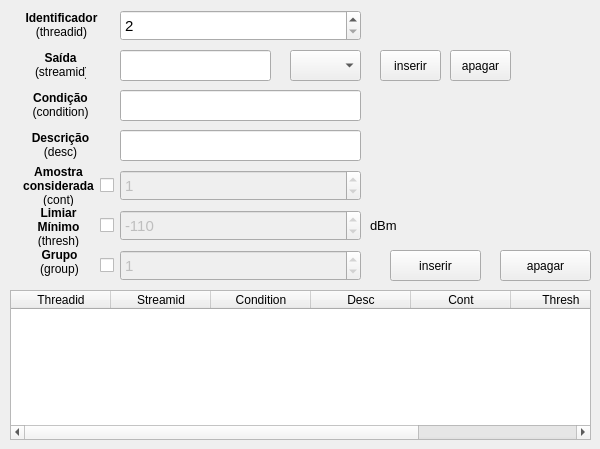
   <widget class="QWidget" name="tab_2">
    <attribute name="title">
     <string>Pico (peak)</string>
    </attribute>
    <widget class="QPushButton" name="peak_inserir_bt">
     <property name="geometry">
      <rect>
       <x>390</x>
       <y>250</y>
       <width>91</width>
       <height>31</height>
      </rect>
     </property>
     <property name="text">
      <string>inserir</string>
     </property>
    </widget>
    <widget class="QLabel" name="peak_streamid_label">
     <property name="geometry">
      <rect>
       <x>35</x>
       <y>50</y>
       <width>51</width>
       <height>31</height>
      </rect>
     </property>
     <property name="text">
      <string>&lt;html&gt;&lt;head/&gt;&lt;body&gt;&lt;p align=&quot;center&quot;&gt;&lt;span style=&quot; font-weight:600;&quot;&gt;Saída&lt;/span&gt;&lt;br/&gt;(streamid)&lt;/p&gt;&lt;/body&gt;&lt;/html&gt;</string>
     </property>
    </widget>
    <widget class="QLabel" name="peak_condition_label">
     <property name="geometry">
      <rect>
       <x>30</x>
       <y>90</y>
       <width>61</width>
       <height>31</height>
      </rect>
     </property>
     <property name="text">
      <string>&lt;html&gt;&lt;head/&gt;&lt;body&gt;&lt;p align=&quot;center&quot;&gt;&lt;span style=&quot; font-weight:600;&quot;&gt;Condição&lt;br/&gt;&lt;/span&gt;(condition)&lt;/p&gt;&lt;/body&gt;&lt;/html&gt;</string>
     </property>
    </widget>
    <widget class="QLineEdit" name="peak_condition_edit">
     <property name="geometry">
      <rect>
       <x>120</x>
       <y>90</y>
       <width>241</width>
       <height>31</height>
      </rect>
     </property>
     <property name="font">
      <font>
       <pointsize>11</pointsize>
      </font>
     </property>
    </widget>
    <widget class="QLineEdit" name="peak_desc_edit">
     <property name="geometry">
      <rect>
       <x>120</x>
       <y>130</y>
       <width>241</width>
       <height>31</height>
      </rect>
     </property>
     <property name="font">
      <font>
       <pointsize>11</pointsize>
      </font>
     </property>
    </widget>
    <widget class="QLabel" name="peak_desc_label">
     <property name="geometry">
      <rect>
       <x>25</x>
       <y>130</y>
       <width>71</width>
       <height>31</height>
      </rect>
     </property>
     <property name="text">
      <string>&lt;html&gt;&lt;head/&gt;&lt;body&gt;&lt;p align=&quot;center&quot;&gt;&lt;span style=&quot; font-weight:600;&quot;&gt;Descrição&lt;br/&gt;&lt;/span&gt;(desc)&lt;/p&gt;&lt;/body&gt;&lt;/html&gt;</string>
     </property>
    </widget>
    <widget class="QCheckBox" name="peak_cont_check">
     <property name="geometry">
      <rect>
       <x>100</x>
       <y>170</y>
       <width>20</width>
       <height>31</height>
      </rect>
     </property>
     <property name="text">
      <string/>
     </property>
    </widget>
    <widget class="QCheckBox" name="peak_thresh_check">
     <property name="geometry">
      <rect>
       <x>100</x>
       <y>210</y>
       <width>20</width>
       <height>31</height>
      </rect>
     </property>
     <property name="text">
      <string/>
     </property>
    </widget>
    <widget class="QCheckBox" name="peak_group_check">
     <property name="geometry">
      <rect>
       <x>100</x>
       <y>250</y>
       <width>20</width>
       <height>31</height>
      </rect>
     </property>
     <property name="text">
      <string/>
     </property>
    </widget>
    <widget class="QLabel" name="peak_cont_label">
     <property name="geometry">
      <rect>
       <x>13</x>
       <y>165</y>
       <width>91</width>
       <height>41</height>
      </rect>
     </property>
     <property name="text">
      <string>&lt;html&gt;&lt;head/&gt;&lt;body&gt;&lt;p align=&quot;center&quot;&gt;&lt;span style=&quot; font-weight:600;&quot;&gt;Amostra&lt;br/&gt;
 considerada&lt;/span&gt;&lt;br/&gt;(cont)&lt;/p&gt;&lt;/body&gt;&lt;/html&gt;</string>
     </property>
    </widget>
    <widget class="QLabel" name="peak_thresh_label">
     <property name="geometry">
      <rect>
       <x>35</x>
       <y>206</y>
       <width>47</width>
       <height>41</height>
      </rect>
     </property>
     <property name="text">
      <string>&lt;html&gt;&lt;head/&gt;&lt;body&gt;&lt;p align=&quot;center&quot;&gt;&lt;span style=&quot; font-weight:600;&quot;&gt;Limiar&lt;br/&gt;Mínimo&lt;br/&gt;&lt;/span&gt;(thresh)&lt;/p&gt;&lt;/body&gt;&lt;/html&gt;</string>
     </property>
    </widget>
    <widget class="QLabel" name="peak_group_label">
     <property name="geometry">
      <rect>
       <x>36</x>
       <y>247</y>
       <width>47</width>
       <height>31</height>
      </rect>
     </property>
     <property name="text">
      <string>&lt;html&gt;&lt;head/&gt;&lt;body&gt;&lt;p align=&quot;center&quot;&gt;&lt;span style=&quot; font-weight:600;&quot;&gt;Grupo&lt;br/&gt;&lt;/span&gt;(group)&lt;/p&gt;&lt;/body&gt;&lt;/html&gt;</string>
     </property>
    </widget>
    <widget class="QSpinBox" name="peak_threadid_sbox">
     <property name="geometry">
      <rect>
       <x>120</x>
       <y>10</y>
       <width>241</width>
       <height>31</height>
      </rect>
     </property>
     <property name="font">
      <font>
       <pointsize>11</pointsize>
      </font>
     </property>
     <property name="minimum">
      <number>2</number>
     </property>
     <property name="maximum">
      <number>6000</number>
     </property>
     <property name="singleStep">
      <number>1</number>
     </property>
     <property name="value">
      <number>2</number>
     </property>
    </widget>
    <widget class="QSpinBox" name="peak_cont_sbox">
     <property name="enabled">
      <bool>false</bool>
     </property>
     <property name="geometry">
      <rect>
       <x>120</x>
       <y>170</y>
       <width>241</width>
       <height>31</height>
      </rect>
     </property>
     <property name="font">
      <font>
       <pointsize>11</pointsize>
      </font>
     </property>
     <property name="minimum">
      <number>0</number>
     </property>
     <property name="maximum">
      <number>6000</number>
     </property>
     <property name="singleStep">
      <number>1</number>
     </property>
     <property name="value">
      <number>1</number>
     </property>
    </widget>
    <widget class="QSpinBox" name="peak_thresh_sbox">
     <property name="enabled">
      <bool>false</bool>
     </property>
     <property name="geometry">
      <rect>
       <x>120</x>
       <y>210</y>
       <width>241</width>
       <height>31</height>
      </rect>
     </property>
     <property name="font">
      <font>
       <pointsize>11</pointsize>
      </font>
     </property>
     <property name="minimum">
      <number>-6000</number>
     </property>
     <property name="maximum">
      <number>6000</number>
     </property>
     <property name="singleStep">
      <number>1</number>
     </property>
     <property name="value">
      <number>-110</number>
     </property>
    </widget>
    <widget class="QSpinBox" name="peak_group_sbox">
     <property name="enabled">
      <bool>false</bool>
     </property>
     <property name="geometry">
      <rect>
       <x>120</x>
       <y>250</y>
       <width>241</width>
       <height>31</height>
      </rect>
     </property>
     <property name="font">
      <font>
       <pointsize>11</pointsize>
      </font>
     </property>
     <property name="minimum">
      <number>0</number>
     </property>
     <property name="maximum">
      <number>6000</number>
     </property>
     <property name="singleStep">
      <number>1</number>
     </property>
     <property name="value">
      <number>1</number>
     </property>
    </widget>
    <widget class="QTableWidget" name="peak_table">
     <property name="geometry">
      <rect>
       <x>10</x>
       <y>290</y>
       <width>581</width>
       <height>150</height>
      </rect>
     </property>
     <column>
      <property name="text">
       <string>Threadid</string>
      </property>
     </column>
     <column>
      <property name="text">
       <string>Streamid</string>
      </property>
     </column>
     <column>
      <property name="text">
       <string>Condition</string>
      </property>
     </column>
     <column>
      <property name="text">
       <string>Desc</string>
      </property>
     </column>
     <column>
      <property name="text">
       <string>Cont</string>
      </property>
     </column>
     <column>
      <property name="text">
       <string>Thresh</string>
      </property>
     </column>
     <column>
      <property name="text">
       <string>Group</string>
      </property>
     </column>
    </widget>
    <widget class="QPushButton" name="peak_apagar_bt">
     <property name="geometry">
      <rect>
       <x>500</x>
       <y>250</y>
       <width>91</width>
       <height>31</height>
      </rect>
     </property>
     <property name="text">
      <string>apagar</string>
     </property>
    </widget>
    <widget class="QComboBox" name="peak_streamid_cbox">
     <property name="geometry">
      <rect>
       <x>290</x>
       <y>50</y>
       <width>71</width>
       <height>31</height>
      </rect>
     </property>
     <property name="font">
      <font>
       <pointsize>11</pointsize>
      </font>
     </property>
    </widget>
    <widget class="QPushButton" name="peak_apagar_streamid_bt">
     <property name="geometry">
      <rect>
       <x>450</x>
       <y>50</y>
       <width>61</width>
       <height>31</height>
      </rect>
     </property>
     <property name="text">
      <string>apagar</string>
     </property>
    </widget>
    <widget class="QPushButton" name="peak_inserir_streamid_bt">
     <property name="geometry">
      <rect>
       <x>380</x>
       <y>50</y>
       <width>61</width>
       <height>31</height>
      </rect>
     </property>
     <property name="text">
      <string>inserir</string>
     </property>
    </widget>
    <widget class="QLineEdit" name="peak_streamid_edit">
     <property name="enabled">
      <bool>true</bool>
     </property>
     <property name="geometry">
      <rect>
       <x>120</x>
       <y>50</y>
       <width>151</width>
       <height>31</height>
      </rect>
     </property>
     <property name="font">
      <font>
       <pointsize>11</pointsize>
      </font>
     </property>
     <property name="readOnly">
      <bool>true</bool>
     </property>
    </widget>
    <widget class="QLabel" name="peak_threadid_label">
     <property name="geometry">
      <rect>
       <x>21</x>
       <y>10</y>
       <width>81</width>
       <height>31</height>
      </rect>
     </property>
     <property name="text">
      <string>&lt;html&gt;&lt;head/&gt;&lt;body&gt;&lt;p align=&quot;center&quot;&gt;&lt;span style=&quot; font-weight:600;&quot;&gt;Identificador&lt;/span&gt;&lt;br/&gt;(threadid)&lt;/p&gt;&lt;/body&gt;&lt;/html&gt;</string>
     </property>
    </widget>
    <widget class="QLabel" name="occ_tresh_dbm_label_2">
     <property name="geometry">
      <rect>
       <x>370</x>
       <y>210</y>
       <width>41</width>
       <height>31</height>
      </rect>
     </property>
     <property name="font">
      <font>
       <pointsize>10</pointsize>
      </font>
     </property>
     <property name="text">
      <string>dBm</string>
     </property>
    </widget>
   </widget>
